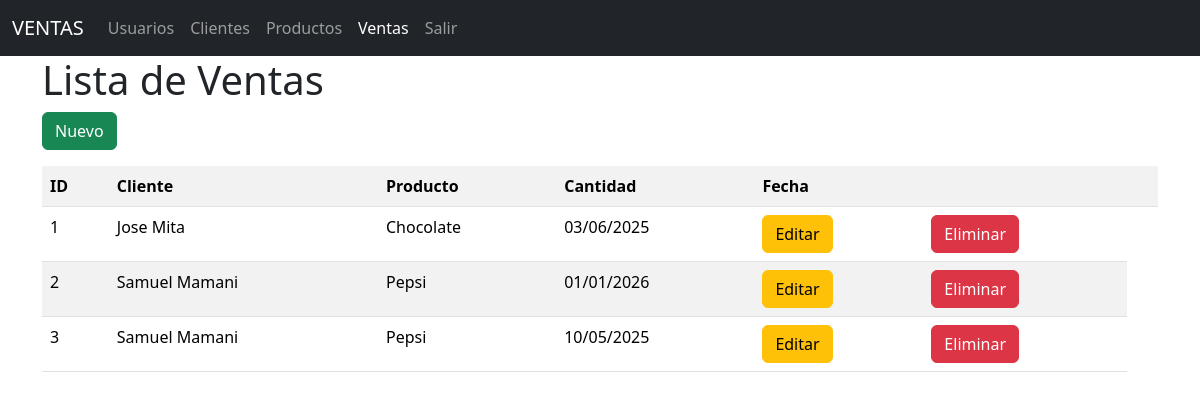
/ventas/, run on the app's committed database.
### models/venta_model.py (models this page shows, shortened)
class Venta(db.Model):
    __tablename__ = 'ventas'
    id = db.Column(db.Integer, primary_key=True)
    cliente_id = db.Column(db.Integer, db.ForeignKey('clientes.id'), nullable=False)
    producto_id = db.Column(db.Integer, db.ForeignKey('productos.id'), nullable=False)
    cantidad = db.Column(db.Integer, nullable=False)
    fecha = db.Column(db.DateTime, nullable=False)
    cliente = db.relationship('Cliente', back_populates='ventas')
    producto = db.relationship('Producto', back_populates='ventas')
    @staticmethod
    def get_all():
        return Venta.query.all()

### models/cliente_model.py (models this page shows, shortened)
class Cliente(db.Model):
    __tablename__ = 'clientes'
    id = db.Column(db.Integer, primary_key=True)
    nombre = db.Column(db.String(80), nullable=False)
    email = db.Column(db.String(100), nullable=False)
    telefono = db.Column(db.String(20), nullable=False)
    ventas = db.relationship('Venta', back_populates='cliente')

### models/producto_model.py (models this page shows, shortened)
class Producto(db.Model):
    __tablename__ = 'productos'
    id = db.Column(db.Integer, primary_key=True)
    descripcion = db.Column(db.String(120), nullable=False)
    precio = db.Column(db.Float(11,2), nullable=False)
    stock = db.Column(db.Integer, nullable=False)
    ventas = db.relationship('Venta', back_populates='producto')

### controllers/venta_controller.py (the view)
@venta_bp.route('/')
def index():
    ventas = Venta.get_all()
    return venta_view.list(ventas)

### run.py (called while the page is built)
@app.context_processor
def inject_active_path():
    def is_active(path):
        return 'active' if request.path == path else ''
    return (dict(is_active = is_active))

### views/venta_view.py (called while the page is built)
def list(ventas):
    return render_template('ventas/index.html', ventas=ventas)

### templates/ventas/index.html (shortened to what this page needs)
{% extends 'base.html' %}
{% block content %}
<h1>Lista de Ventas</h1>
<a href="{{ url_for('venta.create') }}" class="btn btn-success mb-3">Nuevo</a>
<table class="table table-striped">
    <tr>
        <th>ID</th>
        <th>Cliente</th>
        <th>Producto</th>
        <th>Cantidad</th>
        <th>Fecha</th>
        <th></th>
        <th></th>
    </tr>
    {% for item in ventas %}
    <tr>
        <td>{{item.id}}</td>
        <td>{{item.cliente.nombre}}</td>
        <td>{{item.producto.descripcion}}</td>
        <td>{{item.fecha.strftime('%d/%m/%Y')}}</td>
        <td>
            <a href="{{ url_for('venta.edit',id=item.id) }}" class="btn btn-warning">Editar</a>
        </td>
        <td>
            <a href="{{ url_for('venta.delete',id=item.id) }}" class="btn btn-danger">Eliminar</a>
        </td>
    </tr>
    {% endfor %}
</table>
{% endblock  %}

### templates/base.html (shortened to what this page needs)
<!doctype html>
<html lang="es">
    <head>
        <link href="https://cdn.jsdelivr.net/npm/bootstrap@5.3.6/dist/css/bootstrap.min.css" rel="stylesheet">
    </head>
    <body>
        <nav class="navbar navbar-expand-lg navbar-dark bg-dark">
            <div class="container-fluid">
                <a class="navbar-brand" href="#">VENTAS</a>
                <div class="collapse navbar-collapse" id="navbarNav">
                <ul class="navbar-nav">
                    <li class="nav-item">
                    <a class="nav-link {{ is_active('/usuarios/')}}" aria-current="page" href="/usuarios/">Usuarios</a>
                    </li>
                    <li class="nav-item">
                    <a class="nav-link {{ is_active('/clientes/')}}" href="/clientes/">Clientes</a>
                    </li>
                    <li class="nav-item">
                    <a class="nav-link {{ is_active('/productos/')}}" href="/productos/">Productos</a>
                    </li>
                    <li class="nav-item">
                    <a class="nav-link {{ is_active('/ventas/')}}" href="/ventas/">Ventas</a>
                    </li>
                    <li class="nav-item">
                    <a class="nav-link" href="/">Salir</a>
                    </li>
                </ul>
                </div>
            </div>
        </nav>
        <div class="container">
            {% block content %}
            {% endblock %}
        </div>
    </body>
</html>

### data on the page
Venta: id "1", cliente.nombre "Jose Mita", producto.descripcion "Chocolate", fecha "03/06/2025"
Venta: id "2", cliente.nombre "Samuel Mamani", producto.descripcion "Pepsi", fecha "01/01/2026"
Venta: id "3", cliente.nombre "Samuel Mamani", producto.descripcion "Pepsi", fecha "10/05/2025"
